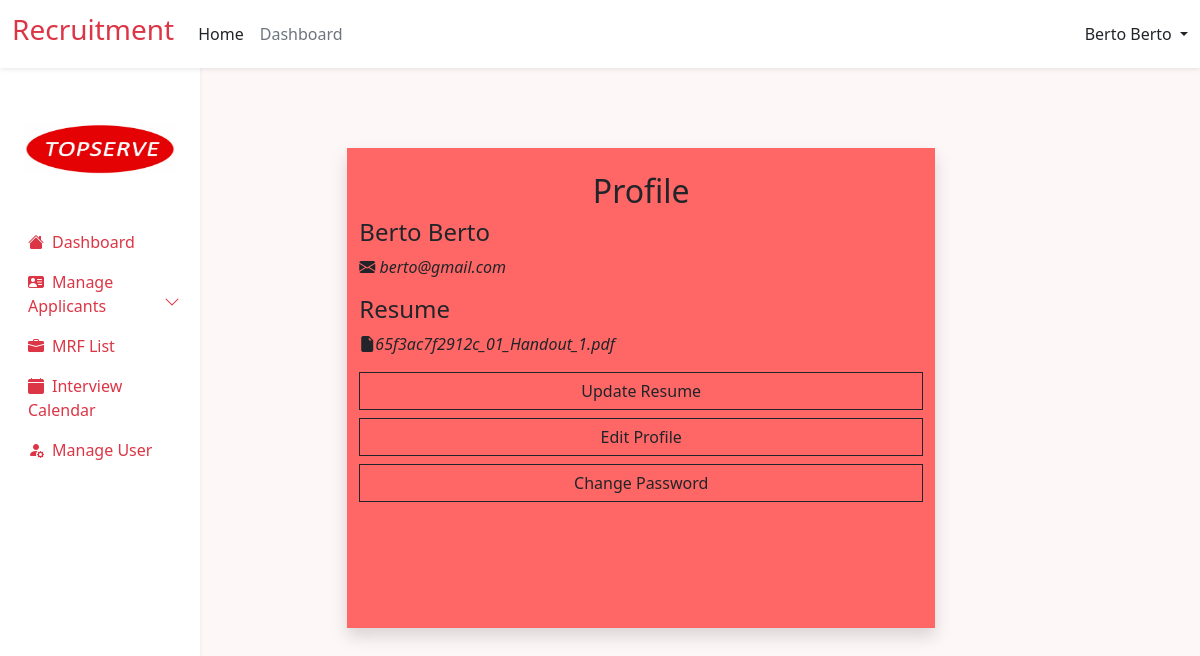
The page /profile.php (signed in) on the database its author committed.
### tables this page shows
CREATE TABLE `user` (
  `id` int(11) NOT NULL,
  `first_name` varchar(255) NOT NULL,
  `last_name` varchar(255) NOT NULL,
  `address` text NOT NULL,
  `email` varchar(255) NOT NULL,
  `password` varchar(255) NOT NULL,
  `role` varchar(255) NOT NULL,
  `resume` varchar(255) NOT NULL,
  `branch` varchar(255) NOT NULL,
  `industry_access` varchar(255) NOT NULL,
  `verify_token` varchar(255) NOT NULL,
  `verify_status` tinyint(2) NOT NULL DEFAULT 0 COMMENT '0=not verified, 1=verified'
);

### profile.php (the view, shortened to what this page needs)
<?php
include ("dbconn.php");
include ("components/header.php");
if (isset($_SESSION['user_id'])) {
    $userId = $_SESSION['user_id'];
    $query = "SELECT * FROM user WHERE id = '$userId'";
    $result = mysqli_query($conn, $query);
    $row = mysqli_fetch_array($result);
} else {
    header("Location: login.php");
    exit();
}
?>
<!DOCTYPE html>
<html lang="en">
<head>
</head>
<body style="background-color: #F4F4F4; ">
    <div class="container d-flex justify-content-center mt-5">
        <div class="row " style=" min-height: 60vh;">
            <div id="profile" class="col-md-10 shadow" style=" background-color: #ff6666;">
                <div class="text-center mt-4 text-dark fw-bold">
                    <h2 class="">Profile</h2>
                </div>
                <div>
                    <h4>
                        <?php echo $row['first_name']; ?>
                        <?php echo $row['last_name']; ?>
                    </h4>
                    <i class="bi bi-envelope-fill">
                        <?php echo $row['email']; ?>
                    </i>
                    <div class="col w-100 mt-3">
                        <div class="mb-2">
                            <h4>Resume</h4>
                            <?php
                            if ($row['resume']) {
                                echo '<i class="bi bi-file-earmark-fill">' . $row['resume'] . '</i>
                                    <a href="/recruitment/my_resume.php" class="btn btn-outline-dark mb-2 form-control mt-3" style="border-radius: 0;">
                                        Update Resume
                                    </a>';
                            }
                            ?>
                            <button type="button" class="btn btn-outline-dark mb-2 form-control"
                                style="border-radius: 0;" onclick="toggleProfileEdit()">
                                Edit Profile
                            </button>
                            <button type="button" class="btn btn-outline-dark mb-2  form-control"
                                style="border-radius: 0;" onclick="toggleChangePass()">
                                Change Password
                            </button>
                        </div>
                    </div>
                </div>
            </div>
        </div>
    </div>
</body>
</html>
<?php include ('components/footer.php'); ?>

### rows shown on the page
user: first_name "Berto", last_name "Berto", email "berto@gmail.com", resume "65f3ac7f2912c_01_Handout_1.pdf"

### other values the page prints
$user "Berto Berto"
